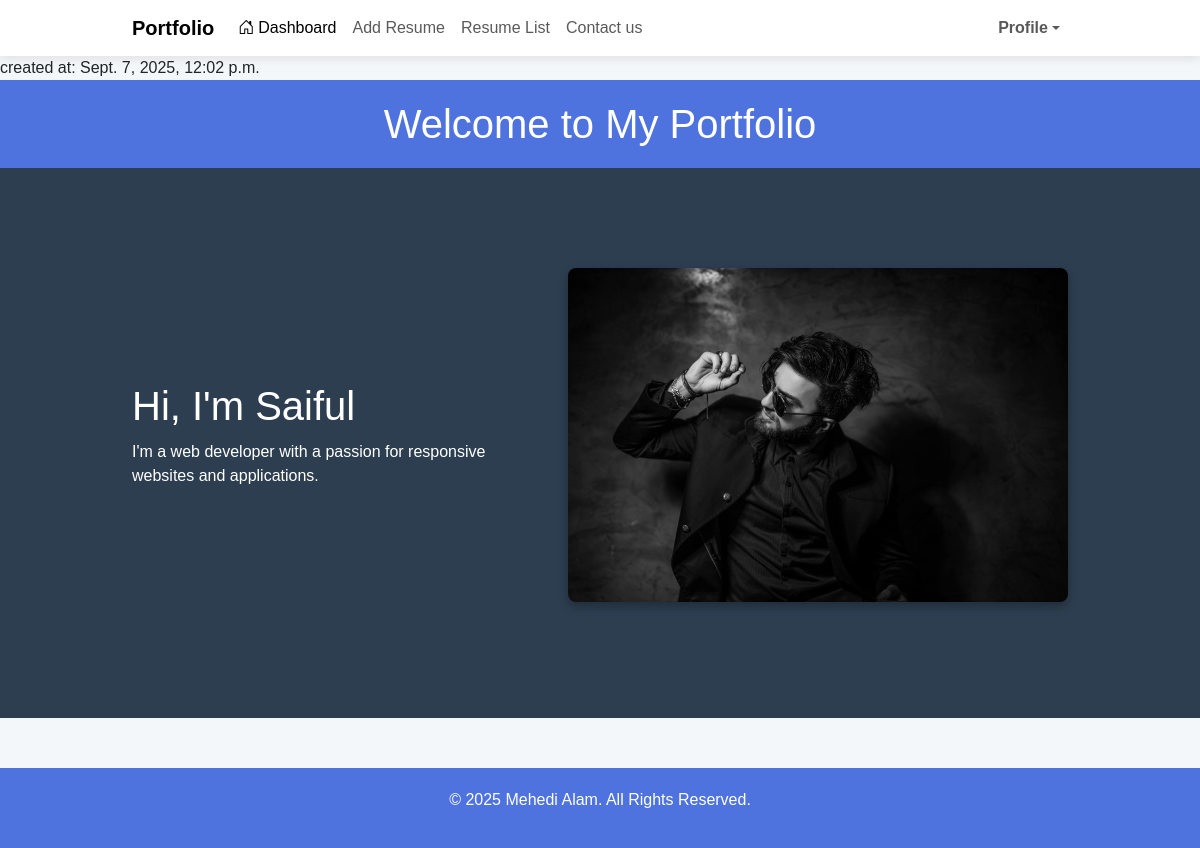
Page /home/ (signed in) on the committed database.
### portfolio/models.py (models this page shows, shortened)
class CustomUserModel(AbstractUser):
    def __str__(self):
        return self.username

class ProfileModel(models.Model):
    user = models.OneToOneField(CustomUserModel, on_delete=models.CASCADE, null=True, related_name='profile')
    fullName = models.CharField(max_length=150, null=True)
    phone = models.CharField(max_length=15, null=True)
    profilePhoto = models.ImageField(upload_to='profile-photo/', null=True)
    created_at = models.DateTimeField(auto_now_add=True,null=True)

### portfolio/views.py (the view)
# urls.py: path('home/', home, name='home'),
def home(request):
    return render(request,'home.html')

### portfolio/templates/home.html (shortened to what this page needs)
{% extends 'master/base.html' %}
{% block body %}
  <div class="info-value">created at: {{ request.user.profile.created_at }}</div>
  <header>
    <h1>Welcome to My Portfolio</h1>
  </header>
  <section class="hero">
    <div class="container">
      <div class="hero-text">
        <h2>Hi, I'm {{ request.user.profile.fullName }}</h2>
        <p>I'm a web developer with a passion for responsive websites and applications.</p>
      </div>
      <img src="{{ request.user.profile.profilePhoto.url }}" alt="Profile Image" class="profile-img mb-3" />
    </div>
  </section>
  <footer>
    <p>&copy; 2025 Mehedi Alam. All Rights Reserved.</p>
  </footer>
{% endblock %}

### portfolio/templates/home.html (style rules this page uses)
body { font-family: Arial, sans-serif; margin: 0; padding: 0; background-color: #f4f7fa; }
header { background-color: #4e73df; color: #fff; padding: 20px; text-align: center; }
header h1 { margin: 0; font-size: 2.5em; }
.hero { background-color: #2d3e50; color: white; padding: 100px 0; }
.hero .container { width: 80%; margin: auto; display: flex; align-items: center; justify-content: space-between; flex-wrap: wrap; }
.hero-text { flex: 1; min-width: 280px; padding-right: 20px; }
.hero h2 { font-size: 2.5em; margin-bottom: 10px; }
.hero img { flex: 1; max-width: 500px; width: 100%; height: auto; border-radius: 8px; box-shadow: 0 4px 10px rgba(0, 0, 0, 0.3); }
.container { width: 80%; margin: auto; }
footer { background-color: #4e73df; color: white; padding: 20px; text-align: center; margin-top: 50px; }

### rows in the picture
CustomUserModel: user.profile.created_at "Sept. 7, 2025, 12:02 p.m.", user.profile.fullName "Saiful", user.profile.profilePhoto (picture)
